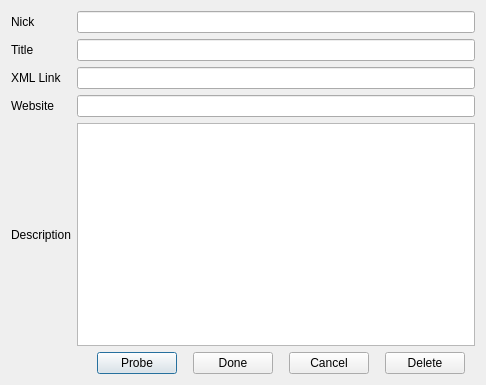
<?xml version="1.0" encoding="UTF-8"?>
<ui version="4.0">
 <class>FeedEdit</class>
 <widget class="QDialog" name="FeedEdit">
  <property name="geometry">
   <rect>
    <x>0</x>
    <y>0</y>
    <width>486</width>
    <height>385</height>
   </rect>
  </property>
  <property name="windowTitle">
   <string>Edit Feed</string>
  </property>
  <layout class="QGridLayout" name="gridLayout">
   <item row="0" column="0">
    <widget class="QLabel" name="nickLabel">
     <property name="text">
      <string>Nick</string>
     </property>
    </widget>
   </item>
   <item row="0" column="1">
    <widget class="QLineEdit" name="nickLineEdit"/>
   </item>
   <item row="1" column="0">
    <widget class="QLabel" name="titleLabel">
     <property name="text">
      <string>Title</string>
     </property>
     <property name="buddy">
      <cstring>titleLineEdit</cstring>
     </property>
    </widget>
   </item>
   <item row="1" column="1">
    <widget class="QLineEdit" name="titleLineEdit"/>
   </item>
   <item row="2" column="0">
    <widget class="QLabel" name="xmlLinkLabel">
     <property name="text">
      <string>XML Link</string>
     </property>
     <property name="buddy">
      <cstring>xmlLinkLineEdit</cstring>
     </property>
    </widget>
   </item>
   <item row="2" column="1">
    <widget class="QLineEdit" name="xmlLinkLineEdit"/>
   </item>
   <item row="3" column="0">
    <widget class="QLabel" name="websiteLabel">
     <property name="text">
      <string>Website</string>
     </property>
    </widget>
   </item>
   <item row="3" column="1">
    <widget class="QLineEdit" name="websiteLineEdit"/>
   </item>
   <item row="4" column="0">
    <widget class="QLabel" name="descriptionLabel">
     <property name="text">
      <string>Description</string>
     </property>
    </widget>
   </item>
   <item row="4" column="1">
    <widget class="QTextEdit" name="descriptionLineEdit"/>
   </item>
   <item row="5" column="0" colspan="2">
    <layout class="QHBoxLayout" name="horizontalLayout">
     <item>
      <widget class="QLabel" name="loadStatus">
       <property name="minimumSize">
        <size>
         <width>60</width>
         <height>0</height>
        </size>
       </property>
       <property name="maximumSize">
        <size>
         <width>60</width>
         <height>16777215</height>
        </size>
       </property>
       <property name="text">
        <string/>
       </property>
      </widget>
     </item>
     <item>
      <widget class="QPushButton" name="probeButton">
       <property name="maximumSize">
        <size>
         <width>80</width>
         <height>16777215</height>
        </size>
       </property>
       <property name="text">
        <string>Probe</string>
       </property>
      </widget>
     </item>
     <item>
      <widget class="QPushButton" name="doneButton">
       <property name="maximumSize">
        <size>
         <width>80</width>
         <height>16777215</height>
        </size>
       </property>
       <property name="text">
        <string>Done</string>
       </property>
       <property name="autoDefault">
        <bool>false</bool>
       </property>
      </widget>
     </item>
     <item>
      <widget class="QPushButton" name="cancelButton">
       <property name="maximumSize">
        <size>
         <width>80</width>
         <height>16777215</height>
        </size>
       </property>
       <property name="text">
        <string>Cancel</string>
       </property>
       <property name="autoDefault">
        <bool>false</bool>
       </property>
      </widget>
     </item>
     <item>
      <widget class="QPushButton" name="deleteButton">
       <property name="maximumSize">
        <size>
         <width>80</width>
         <height>16777215</height>
        </size>
       </property>
       <property name="text">
        <string>Delete</string>
       </property>
       <property name="autoDefault">
        <bool>false</bool>
       </property>
      </widget>
     </item>
    </layout>
   </item>
  </layout>
 </widget>
 <resources/>
 <connections/>
</ui>
